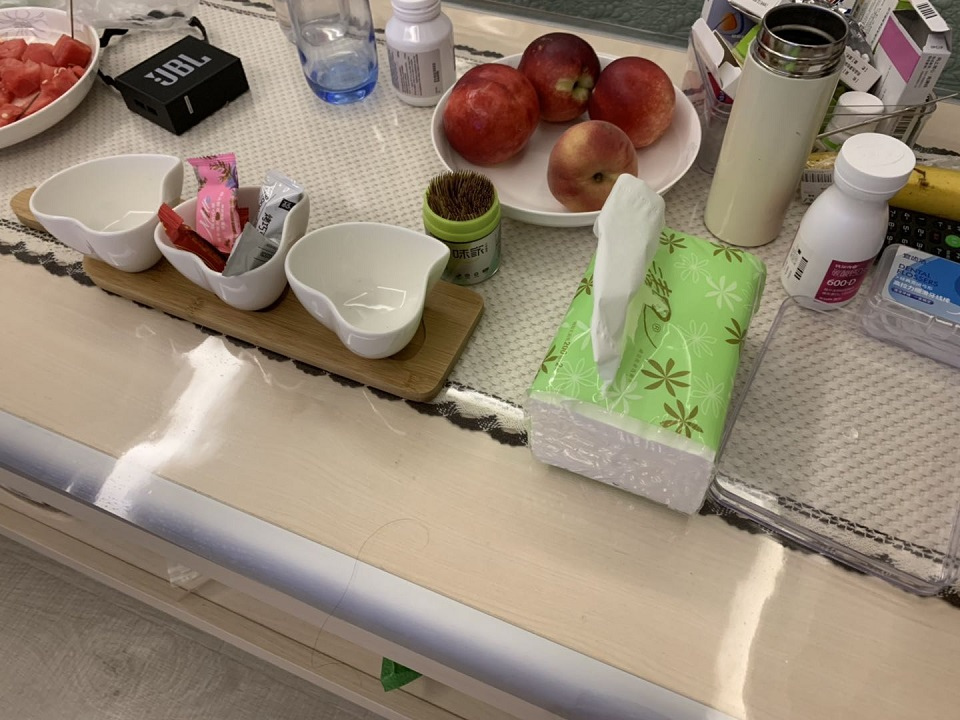
//> input picture orb/1.jpg, 960 x 720 px
$ ./orb 1.jpg 2.jpg   (built with g++ and OpenCV 4)
//> lines starting //> are read from the running program, lines starting //| are printed output that depends on the picture
#include <iostream>
#include <opencv2/opencv.hpp>
#include <vector>
#include <algorithm>
int main(int argc, char **argv)
{

  if (argc < 3)
  {
    std::cout << "param err" << std::endl;
    return -1;
  }
  std::cout << cv::getBuildInformation() << std::endl;
  cv::Mat img1 = cv::imread(argv[1], CV_LOAD_IMAGE_COLOR);
//> img1 is the input picture: 720 rows x 960 cols, CV_8UC3; mean B, G, R 117.3, 135.2, 148.9
  cv::Mat img2 = cv::imread(argv[2], CV_LOAD_IMAGE_COLOR);
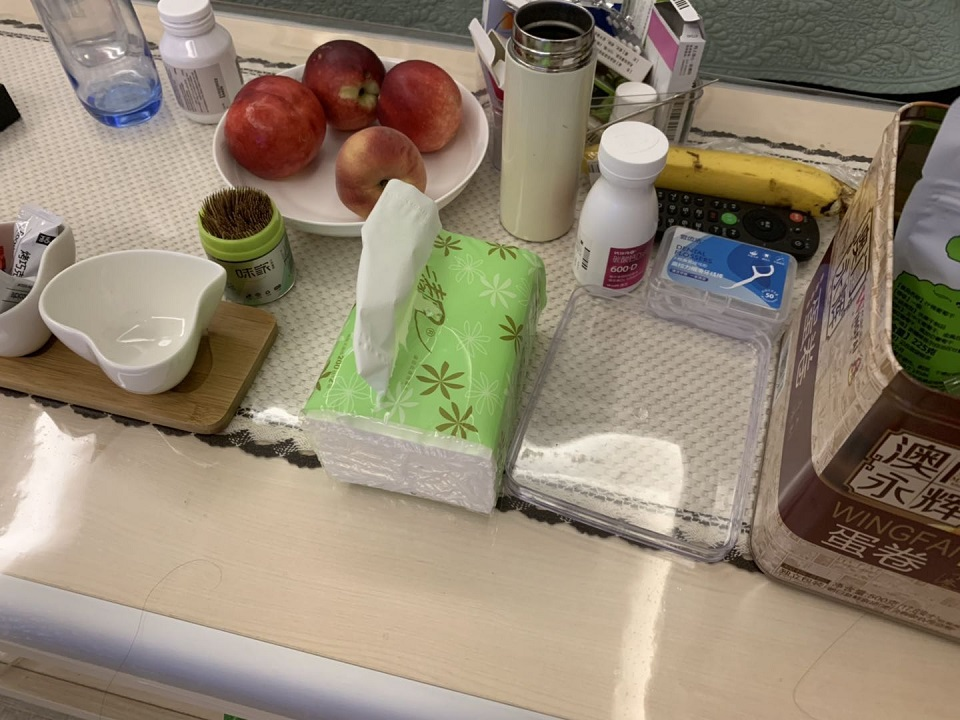
//> input picture orb/2.jpg, 960 x 720 px
//> img2 is the input picture: 720 rows x 960 cols, CV_8UC3; mean B, G, R 114.8, 133.9, 146.7

  cv::Ptr<cv::ORB> orb = cv::ORB::create();
  cv::Ptr<cv::DescriptorMatcher> matcher = cv::DescriptorMatcher::create("BruteForce-Hamming");

  std::vector<cv::KeyPoint> keypoint1, keypoint2;
  orb->detect(img1, keypoint1);
//> keypoint1 = 500 keypoints; strongest (x, y, size): (868, 91, 31), (101, 46, 31), (871, 90, 53.6), (284, 199, 31)
  orb->detect(img2, keypoint2);
//> keypoint2 = 500 keypoints; strongest (x, y, size): (40, 234, 31), (41, 234, 37.2), (645, 79, 64.3), (643, 80, 37.2)

  cv::Mat description1, description2;
  orb->compute(img1, keypoint1, description1);
  orb->compute(img2, keypoint2, description2);

  std::vector<cv::DMatch> matches;
  matcher->match(description1, description2, matches);
//> matches = 500 matches

  std::vector<cv::DMatch> good_matches;
  double min_dist = std::min_element(
                        matches.begin(), matches.end(),
                        [](cv::DMatch &m1, cv::DMatch &m2) {
                          return m1.distance < m2.distance;
                        })
                        ->distance;
//> min_dist = 17
  for (auto m : matches)
  {
    if (m.distance <= std::max(2 * min_dist, 30.0))
    {
      good_matches.push_back(m);
    }
  }

  cv::Mat out1, out2;
  cv::drawMatches(img1, keypoint1, img2, keypoint2, matches, out1);
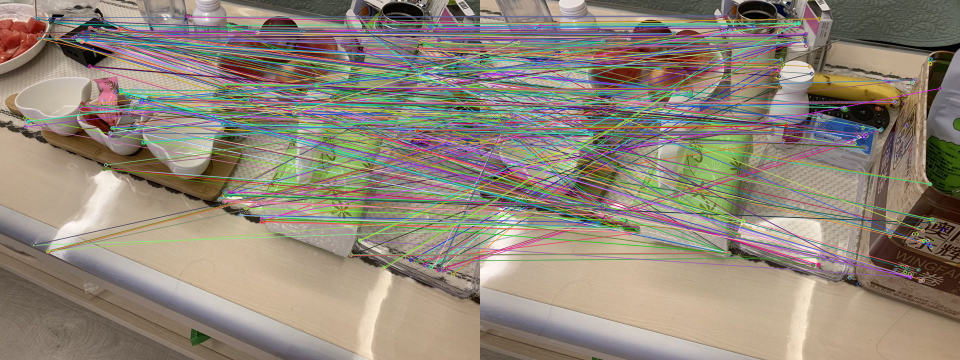
//> out1: 720 rows x 1920 cols, CV_8UC3 (shown at 1/2 size); mean B, G, R 120.2, 133.7, 143.9
  cv::drawMatches(img1, keypoint1, img2, keypoint2, good_matches, out2);
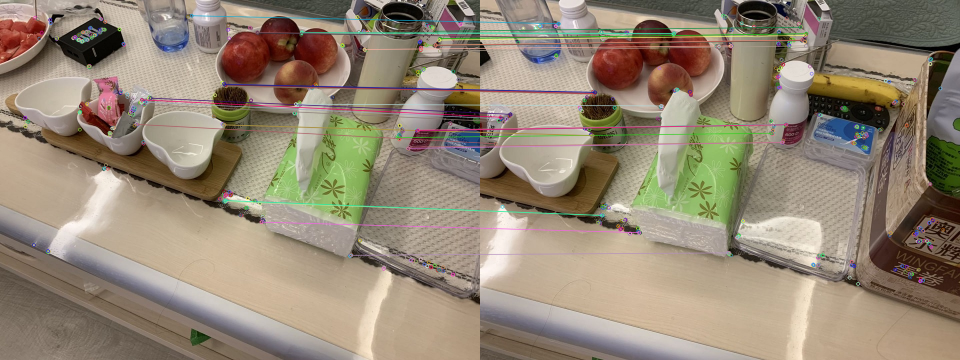
//> out2: 720 rows x 1920 cols, CV_8UC3 (shown at 1/2 size); mean B, G, R 116.7, 134.8, 147.9
  cv::imshow("img1", out1);
  cv::imshow("img2", out2);
  cv::waitKey();

  return 0;
}
